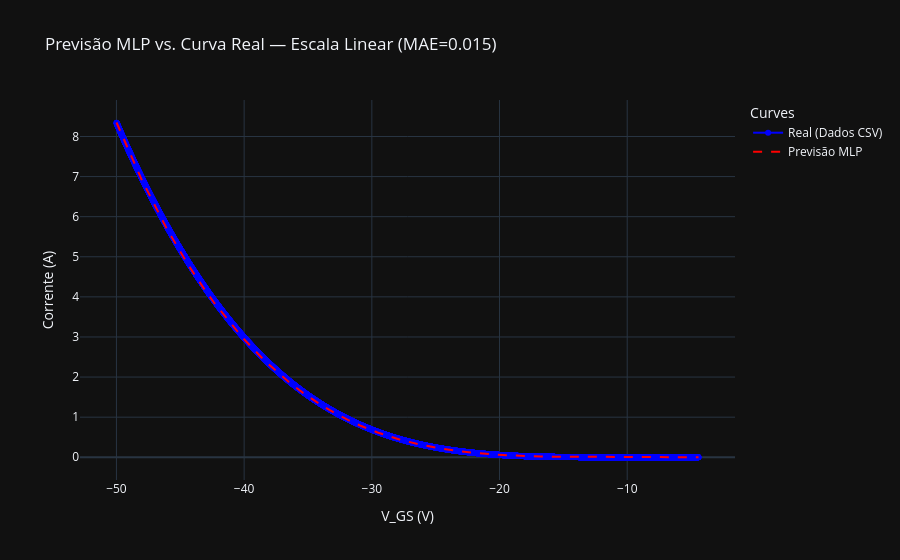

Notebook code cell kept with this figure:
### Markdown cell above
### 6.3 — Gráfico em escala linear

Use esta visualização para avaliar a precisão na região de saturação e verificar o nível absoluto de corrente previsto.

### Code cell
plot_curve_comparison(
    V_data=V_real,
    I_real=I_real,
    V_fixed=v_fixed,
    is_transfer=is_transfer,
    mlp_model=(prepare_mlp_features, trained_model, feature_scaler, target_scaler),
    yscale="linear",
    title="Previsão MLP vs. Curva Real — Escala Linear"
)

### Figure 1 — Plotly figure (JSON) as saved in the notebook; plotly's stock layout.template omitted (floating-point values rounded to 4 significant figures; data arrays with more than 128 entries replaced by an {"elided": "..."} marker saying what was removed)
{"data": [{"line": {"color": "blue"}, "mode": "lines+markers", "name": "Real (Dados CSV)", "type": "scatter", "x": {"elided": "9999 float values"}, "y": {"elided": "9999 float values"}}, {"line": {"color": "red", "dash": "dash"}, "mode": "lines", "name": "Previsão MLP", "type": "scatter", "x": {"elided": "9999 float values"}, "y": {"elided": "9999 float values"}}], "layout": {"legend": {"title": {"text": "Curves"}}, "title": {"text": "Previsão MLP vs. Curva Real — Escala Linear (MAE=0.015)"}, "xaxis": {"title": {"text": "V_GS (V)"}}, "yaxis": {"title": {"text": "Corrente (A)"}, "type": "linear"}}}
